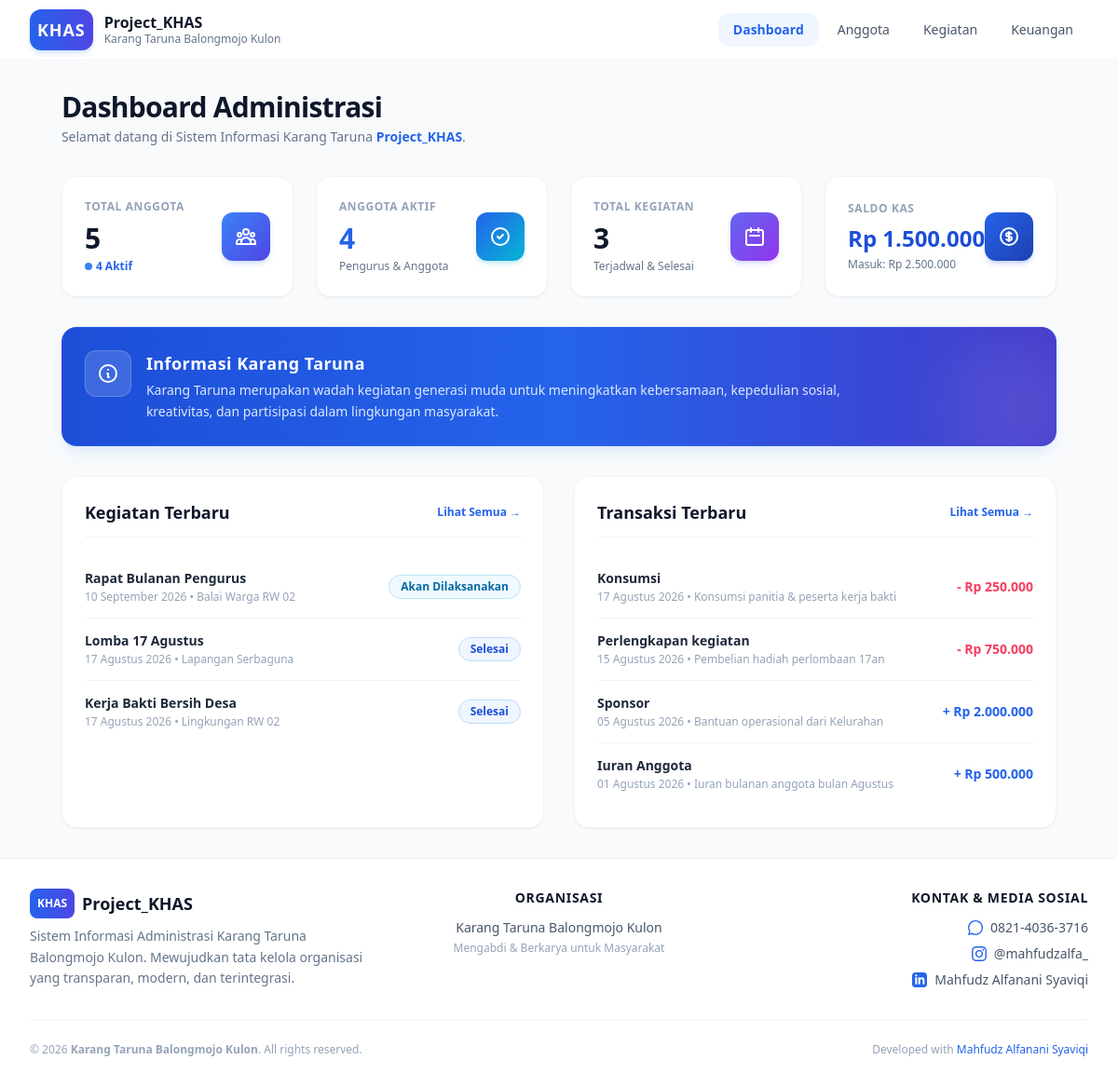
Before: / with the older database file.
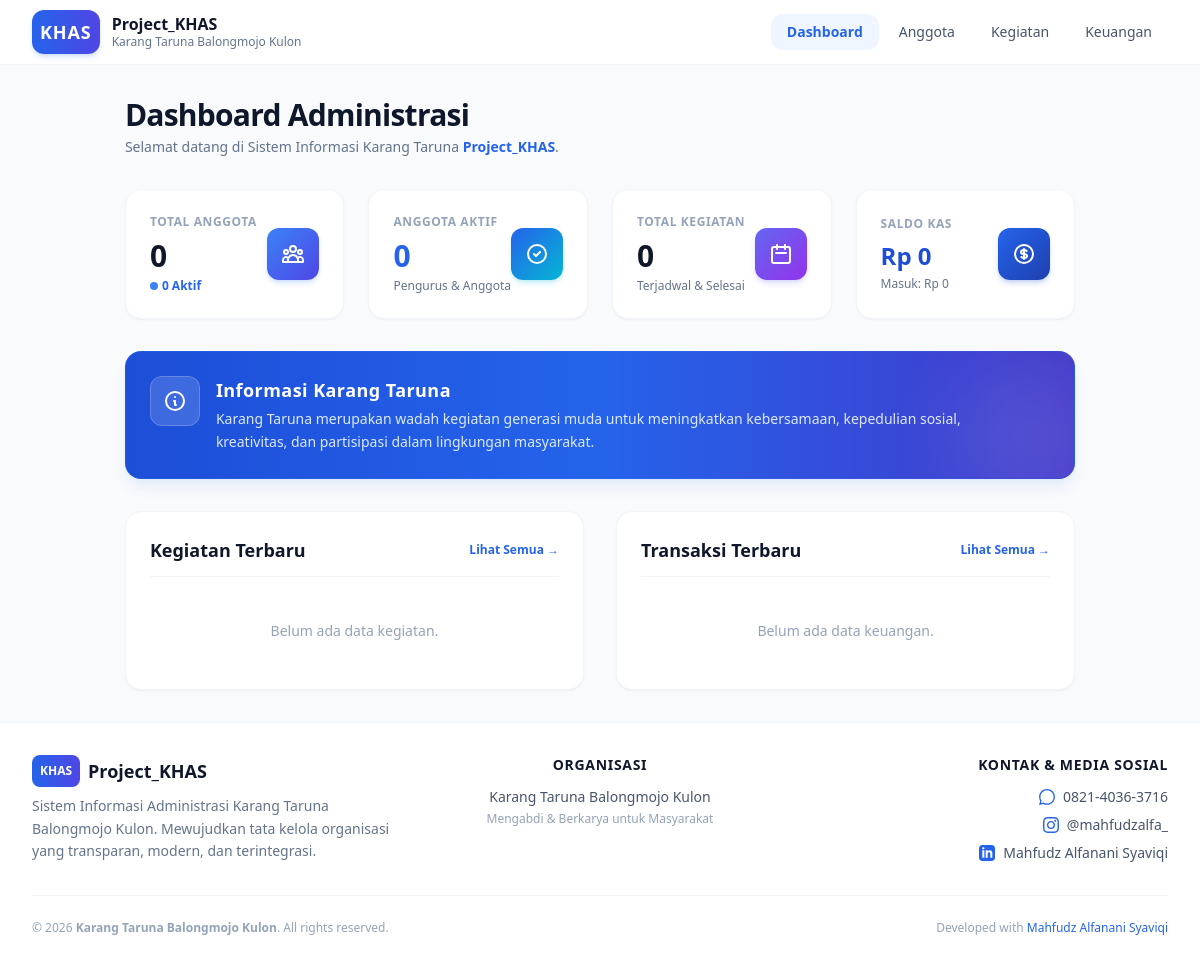
After: the same page with the newer database file.
### tables this page shows
CREATE TABLE IF NOT EXISTS `kegiatan` (
  `id` INT AUTO_INCREMENT PRIMARY KEY,
  `nama_kegiatan` VARCHAR(150) NOT NULL,
  `tanggal` DATE NOT NULL,
  `waktu` TIME NOT NULL,
  `lokasi` VARCHAR(150) NOT NULL,
  `penanggung_jawab` VARCHAR(100) NOT NULL,
  `deskripsi` TEXT NULL,
  `status` ENUM('Rencana', 'Akan Dilaksanakan', 'Selesai', 'Dibatalkan') NOT NULL DEFAULT 'Rencana',
  `created_at` TIMESTAMP DEFAULT CURRENT_TIMESTAMP,
  `updated_at` TIMESTAMP DEFAULT CURRENT_TIMESTAMP ON UPDATE CURRENT_TIMESTAMP
);

CREATE TABLE IF NOT EXISTS `keuangan` (
  `id` INT AUTO_INCREMENT PRIMARY KEY,
  `tanggal` DATE NOT NULL,
  `jenis` ENUM('Pemasukan', 'Pengeluaran') NOT NULL,
  `kategori` VARCHAR(50) NOT NULL,
  `keterangan` TEXT NOT NULL,
  `nominal` DECIMAL(12,2) NOT NULL DEFAULT 0.00,
  `created_at` TIMESTAMP DEFAULT CURRENT_TIMESTAMP,
  `updated_at` TIMESTAMP DEFAULT CURRENT_TIMESTAMP ON UPDATE CURRENT_TIMESTAMP
);

### config/database.php (called while the page is built, shortened)
<?php
function base_url($path = '')
{
  return 'http://localhost/Project_Khas/' . ltrim($path, '/');
}
function format_rupiah($angka)
{
  return 'Rp ' . number_format($angka, 0, ',', '.');
}
function format_tanggal($tanggal)
{
  $bulan = [
    1 => 'Januari',
    'Februari',
    'Maret',
    'April',
    'Mei',
    'Juni',
    'Juli',
    'Agustus',
    'September',
    'Oktober',
    'November',
    'Desember'
  ];
  $split = explode('-', $tanggal);
  return $split[2] . ' ' . $bulan[(int)$split[1]] . ' ' . $split[0];
}

### index.php (the view, shortened to what this page needs)
<?php
require_once __DIR__ . '/config/database.php';
$total_anggota = $pdo->query("SELECT COUNT(*) FROM anggota")->fetchColumn();
$anggota_aktif = $pdo->query("SELECT COUNT(*) FROM anggota WHERE status = 'Aktif'")->fetchColumn();
$total_kegiatan = $pdo->query("SELECT COUNT(*) FROM kegiatan")->fetchColumn();
$total_pemasukan = $pdo->query("SELECT SUM(nominal) FROM keuangan WHERE jenis = 'Pemasukan'")->fetchColumn() ?: 0;
$total_pengeluaran = $pdo->query("SELECT SUM(nominal) FROM keuangan WHERE jenis = 'Pengeluaran'")->fetchColumn() ?: 0;
$saldo_kas = $total_pemasukan - $total_pengeluaran;
$kegiatan_terbaru = $pdo->query("SELECT * FROM kegiatan ORDER BY tanggal DESC, waktu DESC LIMIT 4")->fetchAll();
$transaksi_terbaru = $pdo->query("SELECT * FROM keuangan ORDER BY tanggal DESC, id DESC LIMIT 4")->fetchAll();
require_once __DIR__ . '/includes/header.php';
require_once __DIR__ . '/includes/navbar.php';
?>
<main class="max-w-7xl mx-auto px-4 sm:px-6 lg:px-8 py-8 flex-grow bg-slate-50 dark:bg-slate-900 transition-colors duration-200">
  <div class="mb-8 flex flex-col md:flex-row md:items-center md:justify-between gap-4">
    <div>
      <h1 class="text-3xl font-extrabold text-slate-900 dark:text-white tracking-tight">Dashboard Administrasi</h1>
      <p class="text-slate-500 dark:text-slate-400 text-sm mt-1">Selamat datang di Sistem Informasi Karang Taruna <span class="font-semibold text-blue-600 dark:text-blue-400">Project_KHAS</span>.</p>
    </div>
  </div>
  <div class="grid grid-cols-1 sm:grid-cols-2 lg:grid-cols-4 gap-6 mb-8">
    <div class="bg-white dark:bg-slate-800 rounded-2xl shadow-sm hover:shadow-md border border-slate-100 dark:border-slate-700/60 p-6 transition-all duration-200 flex items-center justify-between">
      <div>
        <p class="text-xs font-bold text-slate-400 dark:text-slate-400 uppercase tracking-wider">Total Anggota</p>
        <p class="text-3xl font-extrabold text-slate-900 dark:text-white mt-2"><?= $total_anggota ?></p>
        <p class="text-xs text-blue-600 dark:text-blue-400 font-semibold mt-1 flex items-center gap-1">
          <span class="w-2 h-2 rounded-full bg-blue-500 inline-block"></span>
          <?= $anggota_aktif ?> Aktif
        </p>
      </div>
      <div class="p-3.5 bg-gradient-to-br from-blue-500 to-indigo-600 text-white rounded-xl shadow-md shadow-blue-500/20">
      </div>
    </div>
    <div class="bg-white dark:bg-slate-800 rounded-2xl shadow-sm hover:shadow-md border border-slate-100 dark:border-slate-700/60 p-6 transition-all duration-200 flex items-center justify-between">
      <div>
        <p class="text-xs font-bold text-slate-400 dark:text-slate-400 uppercase tracking-wider">Anggota Aktif</p>
        <p class="text-3xl font-extrabold text-blue-600 dark:text-blue-400 mt-2"><?= $anggota_aktif ?></p>
        <p class="text-xs text-slate-500 dark:text-slate-400 mt-1">Pengurus & Anggota</p>
      </div>
      <div class="p-3.5 bg-gradient-to-br from-blue-600 to-cyan-500 text-white rounded-xl shadow-md shadow-cyan-500/20">
        <svg class="w-6 h-6" fill="none" stroke="currentColor" viewBox="0 0 24 24">
          <path stroke-linecap="round" stroke-linejoin="round" stroke-width="2" d="M9 12l2 2 4-4m6 2a9 9 0 11-18 0 9 9 0 0118 0z" />
        </svg>
      </div>
    </div>
    <div class="bg-white dark:bg-slate-800 rounded-2xl shadow-sm hover:shadow-md border border-slate-100 dark:border-slate-700/60 p-6 transition-all duration-200 flex items-center justify-between">
      <div>
        <p class="text-xs font-bold text-slate-400 dark:text-slate-400 uppercase tracking-wider">Total Kegiatan</p>
        <p class="text-3xl font-extrabold text-slate-900 dark:text-white mt-2"><?= $total_kegiatan ?></p>
        <p class="text-xs text-slate-500 dark:text-slate-400 mt-1">Terjadwal & Selesai</p>
      </div>
      <div class="p-3.5 bg-gradient-to-br from-indigo-500 to-purple-600 text-white rounded-xl shadow-md shadow-indigo-500/20">
        <svg class="w-6 h-6" fill="none" stroke="currentColor" viewBox="0 0 24 24">
          <path stroke-linecap="round" stroke-linejoin="round" stroke-width="2" d="M8 7V3m8 4V3m-9 8h10M5 21h14a2 2 0 002-2V7a2 2 0 00-2-2H5a2 2 0 00-2 2v12a2 2 0 002 2z" />
        </svg>
      </div>
    </div>
    <div class="bg-white dark:bg-slate-800 rounded-2xl shadow-sm hover:shadow-md border border-slate-100 dark:border-slate-700/60 p-6 transition-all duration-200 flex items-center justify-between">
      <div>
        <p class="text-xs font-bold text-slate-400 dark:text-slate-400 uppercase tracking-wider">Saldo Kas</p>
        <p class="text-2xl font-black text-blue-700 dark:text-blue-300 mt-2"><?= format_rupiah($saldo_kas) ?></p>
        <p class="text-xs text-slate-500 dark:text-slate-400 mt-1">Masuk: <?= format_rupiah($total_pemasukan) ?></p>
      </div>
      <div class="p-3.5 bg-gradient-to-br from-blue-600 to-blue-800 text-white rounded-xl shadow-md shadow-blue-700/20">
      </div>
    </div>
  </div>
  <div class="bg-gradient-to-r from-blue-700 via-blue-600 to-indigo-700 rounded-2xl p-6 text-white mb-8 shadow-lg shadow-blue-500/10 border border-blue-500/20 relative overflow-hidden">
    <div class="absolute -right-10 -bottom-10 w-40 h-40 bg-white/10 rounded-full blur-2xl pointer-events-none"></div>
    <div class="flex items-start gap-4 relative z-10">
      <div class="p-3 bg-white/15 backdrop-blur-md rounded-xl flex-shrink-0 border border-white/20">
        <svg class="w-6 h-6 text-white" fill="none" stroke="currentColor" viewBox="0 0 24 24">
          <path stroke-linecap="round" stroke-linejoin="round" stroke-width="2" d="M13 16h-1v-4h-1m1-4h.01M21 12a9 9 0 11-18 0 9 9 0 0118 0z" />
        </svg>
      </div>
      <div>
        <h3 class="text-lg font-bold tracking-wide">Informasi Karang Taruna</h3>
        <p class="text-blue-100 text-sm mt-1 leading-relaxed max-w-3xl">
          Karang Taruna merupakan wadah kegiatan generasi muda untuk meningkatkan kebersamaan, kepedulian sosial, kreativitas, dan partisipasi dalam lingkungan masyarakat.
        </p>
      </div>
    </div>
  </div>
  <div class="grid grid-cols-1 lg:grid-cols-2 gap-8">
    <div class="bg-white dark:bg-slate-800 rounded-2xl shadow-sm border border-slate-100 dark:border-slate-700/60 p-6">
      <div class="flex justify-between items-center mb-5 pb-3 border-b border-slate-100 dark:border-slate-700/60">
        <h2 class="text-lg font-bold text-slate-900 dark:text-white">Kegiatan Terbaru</h2>
        <a href="<?= base_url('kegiatan/index.php') ?>" class="text-xs text-blue-600 dark:text-blue-400 hover:text-blue-700 font-semibold transition-colors">Lihat Semua &rarr;</a>
      </div>
      <?php if (empty($kegiatan_terbaru)): ?>
        <p class="text-sm text-slate-400 py-6 text-center">Belum ada data kegiatan.</p>
      <?php else: ?>
        <div class="divide-y divide-slate-100 dark:divide-slate-700/50">
          <?php foreach ($kegiatan_terbaru as $k): ?>
            <div class="py-3.5 flex justify-between items-center gap-4">
              <div>
                <h4 class="font-semibold text-slate-800 dark:text-slate-200 text-sm"><?= htmlspecialchars($k['nama_kegiatan']) ?></h4>
                <p class="text-xs text-slate-400 dark:text-slate-500 mt-0.5"><?= format_tanggal($k['tanggal']) ?> &bull; <?= htmlspecialchars($k['lokasi']) ?></p>
              </div>
              <span class="px-3 py-1 text-xs rounded-full font-semibold flex-shrink-0
                <?= $k['status'] === 'Selesai' ? 'bg-blue-50 text-blue-700 dark:bg-blue-900/40 dark:text-blue-300 border border-blue-200 dark:border-blue-800' : ($k['status'] === 'Akan Dilaksanakan' ? 'bg-sky-50 text-sky-700 dark:bg-sky-900/40 dark:text-sky-300 border border-sky-200 dark:border-sky-800' : 'bg-slate-100 text-slate-600 dark:bg-slate-700 dark:text-slate-300') ?>">
                <?= $k['status'] ?>
              </span>
            </div>
          <?php endforeach; ?>
        </div>
      <?php endif; ?>
    </div>
    <div class="bg-white dark:bg-slate-800 rounded-2xl shadow-sm border border-slate-100 dark:border-slate-700/60 p-6">
      <div class="flex justify-between items-center mb-5 pb-3 border-b border-slate-100 dark:border-slate-700/60">
        <h2 class="text-lg font-bold text-slate-900 dark:text-white">Transaksi Terbaru</h2>
        <a href="<?= base_url('keuangan/index.php') ?>" class="text-xs text-blue-600 dark:text-blue-400 hover:text-blue-700 font-semibold transition-colors">Lihat Semua &rarr;</a>
      </div>
      <?php if (empty($transaksi_terbaru)): ?>
        <p class="text-sm text-slate-400 py-6 text-center">Belum ada data keuangan.</p>
      <?php else: ?>
        <div class="divide-y divide-slate-100 dark:divide-slate-700/50">
          <?php foreach ($transaksi_terbaru as $t): ?>
            <div class="py-3.5 flex justify-between items-center gap-4">
              <div>
                <h4 class="font-semibold text-slate-800 dark:text-slate-200 text-sm"><?= htmlspecialchars($t['kategori']) ?></h4>
                <p class="text-xs text-slate-400 dark:text-slate-500 mt-0.5"><?= format_tanggal($t['tanggal']) ?> &bull; <?= htmlspecialchars($t['keterangan']) ?></p>
              </div>
              <span class="text-sm font-bold flex-shrink-0 <?= $t['jenis'] === 'Pemasukan' ? 'text-blue-600 dark:text-blue-400' : 'text-rose-500 dark:text-rose-400' ?>">
                <?= $t['jenis'] === 'Pemasukan' ? '+' : '-' ?> <?= format_rupiah($t['nominal']) ?>
              </span>
            </div>
          <?php endforeach; ?>
        </div>
      <?php endif; ?>
    </div>
  </div>
</main>
<?php require_once __DIR__ . '/includes/footer.php'; ?>

### includes/header.php (shortened to what this page needs)
<!DOCTYPE html>
<html lang="id">
<head>
  <script src="https://cdn.tailwindcss.com"></script>
  <link rel="stylesheet" href="<?= base_url('assets/css/style.css') ?>">
</head>
<body class="bg-slate-50 dark:bg-slate-900 text-slate-800 dark:text-slate-100 font-sans antialiased min-h-screen flex flex-col justify-between transition-colors duration-200">

### includes/navbar.php (shortened to what this page needs)
<header class="bg-white/90 dark:bg-slate-900/90 backdrop-blur-md border-b border-slate-100 dark:border-slate-800 text-slate-800 dark:text-slate-100 sticky top-0 z-40 transition-colors duration-200">
  <div class="max-w-7xl mx-auto px-4 sm:px-6 lg:px-8">
    <div class="flex items-center justify-between h-16">
      <a href="<?= base_url('index.php') ?>" class="flex items-center gap-3 group">
        <div class="bg-gradient-to-r from-blue-600 to-indigo-600 text-white p-2 rounded-xl font-black text-lg tracking-wider shadow-md shadow-blue-500/20 group-hover:scale-105 transition-transform duration-200">
          KHAS
        </div>
        <div>
          <div class="font-bold text-base leading-tight text-slate-900 dark:text-white">Project_KHAS</div>
          <div class="text-xs text-slate-500 dark:text-slate-400 font-medium">Karang Taruna Balongmojo Kulon</div>
        </div>
      </a>
      <nav class="hidden md:flex space-x-1">
        <?php
        $current_uri = $_SERVER['REQUEST_URI'];
        $nav_items = [
          'Dashboard' => 'index.php',
          'Anggota'   => 'anggota/index.php',
          'Kegiatan'  => 'kegiatan/index.php',
          'Keuangan'  => 'keuangan/index.php',
        ];
        foreach ($nav_items as $name => $link):
          $full_link = base_url($link);
          $is_active = false;
          if ($link === 'index.php') {
            $is_active = (basename($current_uri) === 'index.php' || basename($current_uri) === 'Project_Khas' || basename($current_uri) === '');
          } else {
            $folder_name = explode('/', $link)[0];
            $is_active = (strpos($current_uri, '/' . $folder_name . '/') !== false);
          }
          $active_class = $is_active
            ? 'bg-blue-50 dark:bg-blue-900/40 text-blue-600 dark:text-blue-400 font-semibold'
            : 'text-slate-600 dark:text-slate-300 hover:bg-slate-100 dark:hover:bg-slate-800 hover:text-slate-900 dark:hover:text-white font-medium';
        ?>
          <a href="<?= $full_link ?>" class="px-4 py-2 rounded-xl text-sm transition-all duration-150 <?= $active_class ?>">
            <?= $name ?>
          </a>
        <?php endforeach; ?>
      </nav>
    </div>
  </div>
</header>

### includes/footer.php (shortened to what this page needs)
<footer class="bg-white dark:bg-slate-900 border-t border-slate-100 dark:border-slate-800 transition-colors duration-200 mt-auto">
  <div class="max-w-7xl mx-auto px-4 sm:px-6 lg:px-8 py-8">
    <div class="grid grid-cols-1 md:grid-cols-3 gap-8">
      <div>
        <h3 class="text-lg font-bold text-slate-900 dark:text-white flex items-center gap-2">
          <span class="p-2 bg-gradient-to-r from-blue-600 to-indigo-600 rounded-lg text-white text-xs">KHAS</span>
          Project_KHAS
        </h3>
        <p class="text-sm text-slate-500 dark:text-slate-400 mt-2 leading-relaxed">
          Sistem Informasi Administrasi Karang Taruna Balongmojo Kulon. Mewujudkan tata kelola organisasi yang transparan, modern, dan terintegrasi.
        </p>
      </div>
      <div class="md:text-center">
        <h4 class="text-sm font-semibold text-slate-900 dark:text-white uppercase tracking-wider mb-3">Organisasi</h4>
        <p class="text-sm text-slate-600 dark:text-slate-300 font-medium">Karang Taruna Balongmojo Kulon</p>
        <p class="text-xs text-slate-400 dark:text-slate-500 mt-1">Mengabdi & Berkarya untuk Masyarakat</p>
      </div>
      <div class="md:text-right">
        <h4 class="text-sm font-semibold text-slate-900 dark:text-white uppercase tracking-wider mb-3">Kontak & Media Sosial</h4>
        <div class="flex flex-col md:items-end gap-2 text-sm text-slate-600 dark:text-slate-300">
          <a href="https://wa.me/6282140363716" target="_blank" class="inline-flex items-center gap-2 hover:text-blue-600 dark:hover:text-blue-400 transition-colors">
            0821-4036-3716
          </a>
          <a href="https://instagram.com/mahfudzalfa_" target="_blank" class="inline-flex items-center gap-2 hover:text-blue-600 dark:hover:text-blue-400 transition-colors">
            @mahfudzalfa_
          </a>
          <a href="https://linkedin.com/in/mahfudz-alfanani-syaviqi" target="_blank" class="inline-flex items-center gap-2 hover:text-blue-600 dark:hover:text-blue-400 transition-colors">
            Mahfudz Alfanani Syaviqi
          </a>
        </div>
      </div>
    </div>
    <div class="mt-8 pt-6 border-t border-slate-100 dark:border-slate-800 flex flex-col sm:flex-row justify-between items-center text-xs text-slate-400 dark:text-slate-500 gap-2">
      <p>&copy; <?= date('Y') ?> <strong>Karang Taruna Balongmojo Kulon</strong>. All rights reserved.</p>
      <p>Developed with <span class="text-blue-600">Mahfudz Alfanani Syaviqi</span></p>
    </div>
  </div>
</footer>
</body>
</html>

Changed rows visible on the page:
removed kegiatan: nama_kegiatan "Rapat Bulanan Pengurus", tanggal "10 September 2026", lokasi "Balai Warga RW 02", status "Akan Dilaksanakan"
removed kegiatan: nama_kegiatan "Lomba 17 Agustus", tanggal "17 Agustus 2026", lokasi "Lapangan Serbaguna", status "Selesai"
removed kegiatan: nama_kegiatan "Kerja Bakti Bersih Desa", tanggal "17 Agustus 2026", lokasi "Lingkungan RW 02", status "Selesai"
removed keuangan: kategori "Konsumsi", tanggal "17 Agustus 2026", keterangan "Konsumsi panitia & peserta kerja bakti", nominal "Rp 250.000", jenis "Pengeluaran" (drawn)
removed keuangan: kategori "Perlengkapan kegiatan", tanggal "15 Agustus 2026", keterangan "Pembelian hadiah perlombaan 17an", nominal "Rp 750.000", jenis "Pengeluaran" (drawn)
removed keuangan: kategori "Sponsor", tanggal "05 Agustus 2026", keterangan "Bantuan operasional dari Kelurahan", nominal "Rp 2.000.000", jenis "Pemasukan" (drawn)
removed keuangan: kategori "Iuran Anggota", tanggal "01 Agustus 2026", keterangan "Iuran bulanan anggota bulan Agustus", nominal "Rp 500.000", jenis "Pemasukan" (drawn)
Other visible differences:
$total_anggota: "5" → "0"
$anggota_aktif: "4" → "0"
$total_kegiatan: "3" → "0"
format_rupiah($saldo_kas): "Rp 1.500.000" → "Rp 0"
format_rupiah($total_pemasukan): "Rp 2.500.000" → "Rp 0"
text now shown: "Belum ada data kegiatan. Belum ada data keuangan."
